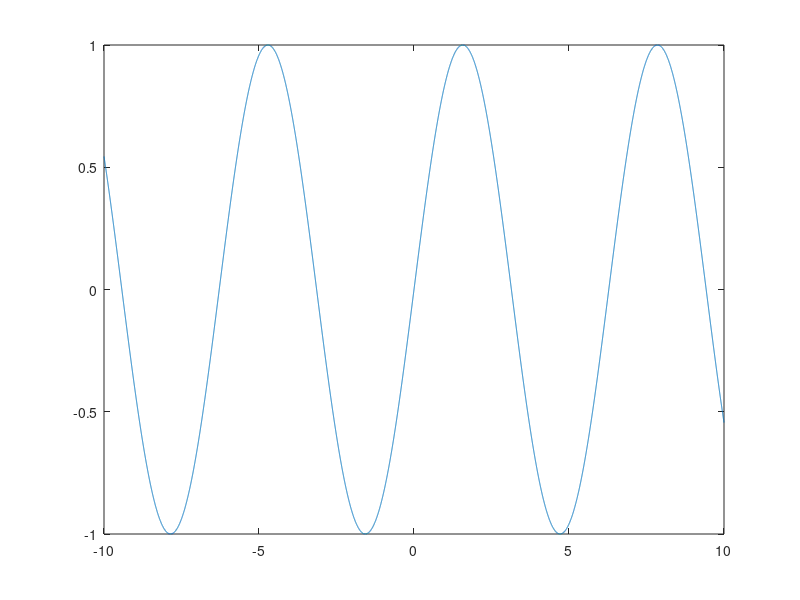

This chart was generated by the following MATLAB code: (Note: this script raises an error after producing the figure.)
x = -10:0.001:10;
y = sin(x);
%figure(1);
plot(x,y);
%figure, plot(x,my_sine_net1(x,0));
x = -20:0.001:20;
figure, plot(x,my_sine_net2(x,0));
x = 20:0.001:30;
figure, plot(x,my_sine_net2(x,0));